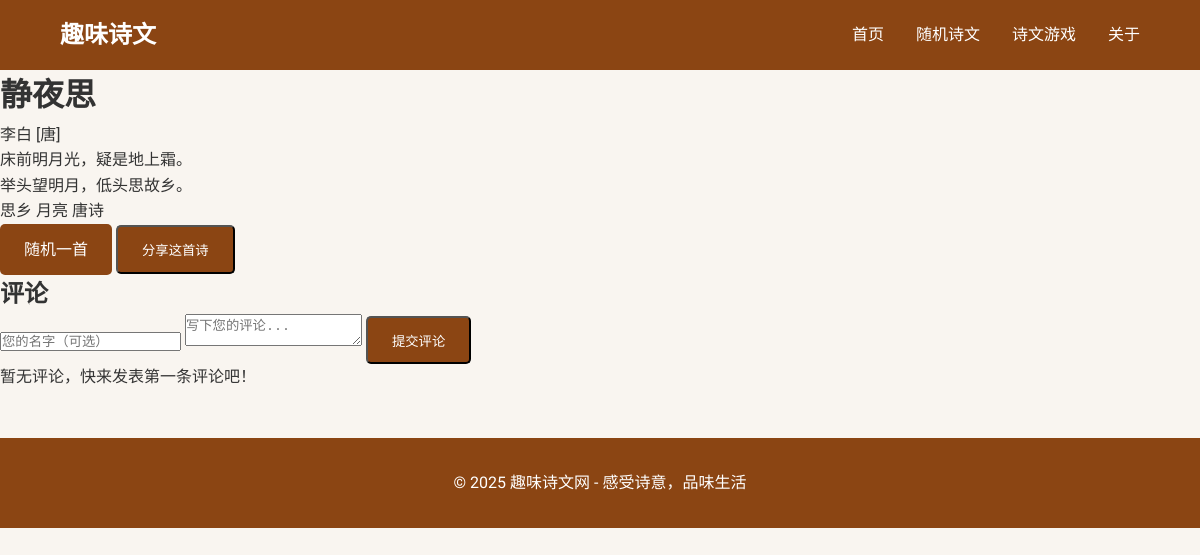
The page /poem/1 on the database its author committed.
### app.py (models this page shows)
class Poem(db.Model):
    id = db.Column(db.Integer, primary_key=True)
    title = db.Column(db.String(100), nullable=False)
    author = db.Column(db.String(50), nullable=False)
    content = db.Column(db.Text, nullable=False)
    dynasty = db.Column(db.String(20))
    tags = db.Column(db.String(100))
    created_at = db.Column(db.DateTime, default=datetime.utcnow)
    comments = db.relationship('Comment', backref='poem', lazy=True)

### app.py (the view)
@app.route('/poem/<int:poem_id>')
def poem_detail(poem_id):
    poem = Poem.query.get_or_404(poem_id)
    return render_template('poem_detail.html', poem=poem)

### templates/poem_detail.html (shortened to what this page needs)
{% extends "base.html" %}
{% block content %}
<div class="poem-detail">
    <h1>{{ poem.title }}</h1>
    <p class="author-dynasty">{{ poem.author }} [{{ poem.dynasty }}]</p>
    <div class="poem-content">
        {% for line in poem.content.split('\n') %}
        <p>{{ line }}</p>
        {% endfor %}
    </div>
    <div class="poem-tags">
        {% for tag in poem.tags.split(',') %}
        <span class="tag">{{ tag }}</span>
        {% endfor %}
    </div>
    <div class="actions">
        <a href="{{ url_for('random_poem') }}" class="btn">随机一首</a>
        <button onclick="sharePoem()" class="btn">分享这首诗</button>
    </div>
</div>
<div class="comments-section">
    <h2>评论</h2>
    <form class="comment-form" action="{{ url_for('add_comment', poem_id=poem.id) }}" method="post">
        <input type="text" name="username" placeholder="您的名字（可选）" class="form-input">
        <textarea name="content" placeholder="写下您的评论..." required class="form-textarea"></textarea>
        <button type="submit" class="btn">提交评论</button>
    </form>
    <div class="comments-list">
        {% for comment in poem.comments|sort(attribute='created_at', reverse=True) %}
        <div class="comment">
            <p class="comment-author">{{ comment.username }}</p>
            <p class="comment-content">{{ comment.content }}</p>
            <p class="comment-date">{{ comment.created_at.strftime('%Y-%m-%d %H:%M') }}</p>
        </div>
        {% else %}
        <p>暂无评论，快来发表第一条评论吧！</p>
        {% endfor %}
    </div>
</div>
{% endblock %}

### static/css/style.css (style rules this page uses)
* { margin: 0; padding: 0; box-sizing: border-box; }
body { font-family: 'ZCOOL QingKe HuangYou', cursive; line-height: 1.6; color: #333; background-color: #f9f5f0; }
.btn { display: inline-block; background: #8b4513; color: white; padding: 0.8rem 1.5rem; text-decoration: none; border-radius: 5px; transition: background 0.3s; }

### rows shown on the page
Poem: title "静夜思", author "李白", dynasty "唐"

### other values the page prints
{{ line }} "床前明月光，疑是地上霜。" "举头望明月，低头思故乡。"
{{ tag }} "思乡" "月亮" "唐诗"
